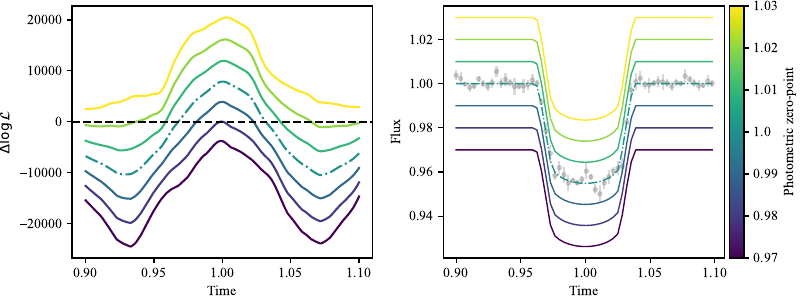

Here is the Python script that generated this plot:
# Imports 
import numpy as np, bruce
np.random.seed(1)
import matplotlib.pyplot as plt 
plt.rcParams["font.family"] = "Times New Roman"
import matplotlib
viridis = matplotlib.colormaps['viridis']
from mpl_toolkits.axes_grid1 import make_axes_locatable





# Create the lightcurve 
time = np.arange(0.9,1.1,0.5/24/6, dtype=np.float64)
width = bruce.binarystar.transit_width(0.2, 0.2, b=0, period=1)
model = bruce.binarystar.lc(time, t_zero=1, ld_law=-2,)
flux_err = np.random.uniform(1e-3, 4e-3, time.shape[0])
flux = np.random.normal(model,flux_err)
w = np.ones(time.shape[0])



# Make the plot
fig, ax = plt.subplots(1,2, figsize=(8,3))
zp = np.linspace(0.97, 1.03, 7) 
time_trial = np.linspace(0.9,1.1, 1000)
for i in range(len(zp)) :
    c = viridis((zp[i] - zp.min()) / (zp.max() - zp.min()))
    normalisation_model = zp[i]*np.ones(time.shape[0])
    time_trial, LL = bruce.template_match.template_match_lightcurve(time, flux, flux_err, normalisation_model, offset=False, time_trial=time_trial)
    ax[0].plot(time_trial, LL, color=c, ls='dashdot' if zp[i]==1 else 'solid')
    
divider = make_axes_locatable(ax[1])
ax_cb = divider.new_horizontal(size="5%", pad=0.05)    
cb1 = matplotlib.colorbar.ColorbarBase(ax_cb, cmap=matplotlib.cm.viridis, orientation='vertical')
cb1.vmax=4
cb1.vmin=-4
cb1.set_ticks(np.linspace(0,1,zp.shape[0]))
cb1.set_ticklabels(zp)
cb1.set_label('Photometric zero-point')
#ax[0].set_yscale('symlog')
plt.gcf().add_axes(ax_cb)


ax[1].errorbar(time,flux,yerr=flux_err, fmt='.', zorder=0, color='grey', alpha=0.3)
for i in range(len(zp)) : ax[1].plot(time,zp[i]*model,color=viridis(np.linspace(0,1,zp.shape[0])[i]), lw=1, zorder=3, ls='dashdot' if zp[i]==1 else 'solid')

ax[0].set(xlabel = ('Time'), ylabel=(r'$\Delta \log \mathcal{L}$'))
ax[1].set(xlabel = ('Time'), ylabel=('Flux'))

ax[0].axhline(0, c='k',ls='--')
plt.tight_layout()
plt.subplots_adjust(left=0.09, bottom = 0.14, right = 0.93, top=0.98)
plt.savefig('effect_of_zeropoint.pdf')
plt.show()

